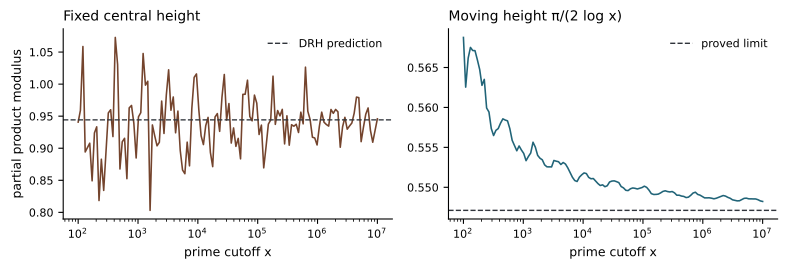

Python code for this plot:
"""Evaluate the ordinary sharp Euler products for the primitive character mod 4.

Run with Python 3, numpy, matplotlib and mpmath.
The finite experiment illustrates the analytic theorem. It uses floating point.
"""
import argparse
import csv
from pathlib import Path

import matplotlib
matplotlib.use("Agg")
import matplotlib.pyplot as plt
import mpmath as mp
import numpy as np


def primes_up_to(limit):
    flags = np.ones(limit + 1, dtype=bool)
    flags[:2] = False
    for p in range(2, int(limit**0.5) + 1):
        if flags[p]:
            flags[p*p::p] = False
    return np.flatnonzero(flags)


def beta_and_limit():
    mp.mp.dps = 45
    s = mp.mpf("0.5")
    beta = (mp.zeta(s, mp.mpf(1)/4) - mp.zeta(s, mp.mpf(3)/4)) / 2
    k_real = mp.quad(lambda t: mp.cos(mp.pi*t/2)/t, [1, 2])/2
    return float(beta), float(beta*mp.exp(k_real))


def evaluate(primes, cutoffs):
    odd_primes = primes[primes > 2]
    logs = np.log(odd_primes)
    coefficients = np.where(odd_primes % 4 == 1, 1., -1.) / np.sqrt(odd_primes)
    for x in cutoffs:
        stop = int(np.searchsorted(odd_primes, x, side="right"))
        values = coefficients[:stop]
        angle = (-0.5j*np.pi/np.log(x)) * logs[:stop]
        central_log = -np.log1p(-values).sum()
        moving_log = -np.log1p(-values * np.exp(angle)).sum()
        yield [int(x), float(np.exp(central_log)), float(np.exp(moving_log.real))]


def main():
    parser = argparse.ArgumentParser(description=__doc__)
    parser.add_argument("--max-x", type=int, default=10**7)
    parser.add_argument("--output-dir", type=Path, default=Path("."))
    args = parser.parse_args()
    if args.max_x < 100:
        parser.error("--max-x must be at least 100")
    output = args.output_dir
    output.mkdir(parents=True, exist_ok=True)
    beta, moving_limit = beta_and_limit()
    central_prediction = np.sqrt(2.) * beta
    cutoffs = np.unique(np.rint(np.geomspace(100, args.max_x, 130)).astype(int))
    rows = list(evaluate(primes_up_to(args.max_x), cutoffs))
    with (output / "euler_example.csv").open("w", newline="") as target:
        writer = csv.writer(target)
        writer.writerow(["x", "fixed_center", "moving_modulus"])
        writer.writerows(rows)
    print(f"beta(1/2) = {beta:.12f}")
    print(f"Fixed-center DRH prediction = {central_prediction:.12f}")
    print(f"Proved moving-modulus limit = {moving_limit:.12f}")
    print(f"Final cutoff and finite products: {rows[-1]}")
    data = np.array(rows)
    fig, axes = plt.subplots(1, 2, figsize=(8.0, 2.85))
    for ax, column, target, title, color, label in (
        (axes[0], 1, central_prediction, "Fixed central height", "#74442d", "DRH prediction"),
        (axes[1], 2, moving_limit, "Moving height π/(2 log x)", "#216478", "proved limit"),
    ):
        ax.semilogx(data[:, 0], data[:, column], lw=1.15, color=color)
        ax.axhline(target, color="#30343b", lw=1.0, ls="--", label=label)
        ax.set_title(title, fontsize=10, loc="left")
        ax.set_xlabel("prime cutoff x", fontsize=9)
        ax.tick_params(labelsize=8)
        ax.spines[["right", "top"]].set_visible(False)
        ax.legend(loc="best", frameon=False, fontsize=8)
    axes[0].set_ylabel("partial product modulus", fontsize=9)
    fig.tight_layout()
    fig.savefig(output / "euler_example.pdf", bbox_inches="tight")
    plt.close(fig)


if __name__ == "__main__":
    main()
